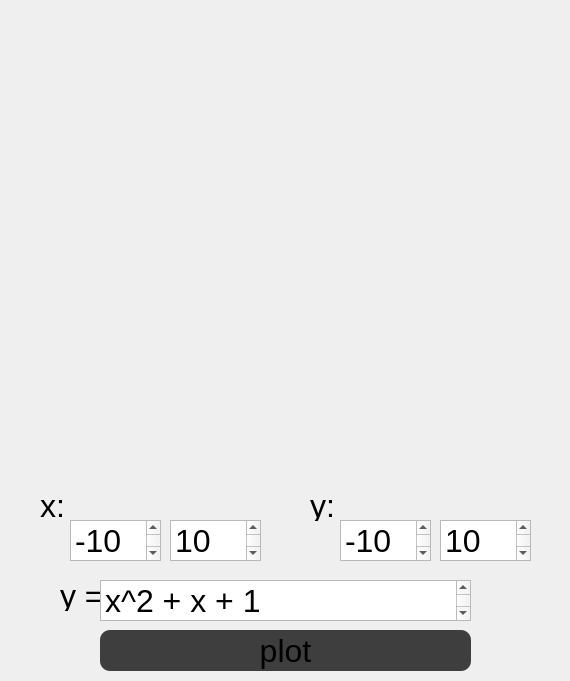
<?xml version="1.0" encoding="UTF-8"?>
<ui version="4.0">
 <class>plotwindow</class>
 <widget class="QWidget" name="plotwindow">
  <property name="geometry">
   <rect>
    <x>0</x>
    <y>0</y>
    <width>570</width>
    <height>681</height>
   </rect>
  </property>
  <property name="windowTitle">
   <string>Form</string>
  </property>
  <property name="styleSheet">
   <string notr="true">QMainWindow { background-color: rgb(42, 42, 42) }</string>
  </property>
  <widget class="QCustomPlot" name="graph" native="true">
   <property name="geometry">
    <rect>
     <x>40</x>
     <y>20</y>
     <width>491</width>
     <height>461</height>
    </rect>
   </property>
  </widget>
  <widget class="QPushButton" name="draw_graph">
   <property name="geometry">
    <rect>
     <x>100</x>
     <y>630</y>
     <width>371</width>
     <height>41</height>
    </rect>
   </property>
   <property name="font">
    <font>
     <pointsize>24</pointsize>
    </font>
   </property>
   <property name="styleSheet">
    <string notr="true">QPushButton {
	background-color: rgb(62, 62, 62); 
	border-radius: 10px 
}

QPushButton:pressed {
	background-color: rgb(109, 109, 109);
}</string>
   </property>
   <property name="text">
    <string>plot</string>
   </property>
  </widget>
  <widget class="QLabel" name="lable_x">
   <property name="geometry">
    <rect>
     <x>40</x>
     <y>490</y>
     <width>41</width>
     <height>31</height>
    </rect>
   </property>
   <property name="font">
    <font>
     <pointsize>24</pointsize>
    </font>
   </property>
   <property name="text">
    <string>x:</string>
   </property>
  </widget>
  <widget class="QTextEdit" name="x_from">
   <property name="geometry">
    <rect>
     <x>70</x>
     <y>520</y>
     <width>91</width>
     <height>41</height>
    </rect>
   </property>
   <property name="font">
    <font>
     <pointsize>24</pointsize>
    </font>
   </property>
   <property name="html">
    <string>&lt;!DOCTYPE HTML PUBLIC &quot;-//W3C//DTD HTML 4.0//EN&quot; &quot;http://www.w3.org/TR/REC-html40/strict.dtd&quot;&gt;
&lt;html&gt;&lt;head&gt;&lt;meta name=&quot;qrichtext&quot; content=&quot;1&quot; /&gt;&lt;meta charset=&quot;utf-8&quot; /&gt;&lt;style type=&quot;text/css&quot;&gt;
p, li { white-space: pre-wrap; }
&lt;/style&gt;&lt;/head&gt;&lt;body style=&quot; font-family:'.AppleSystemUIFont'; font-size:24pt; font-weight:400; font-style:normal;&quot;&gt;
&lt;p style=&quot; margin-top:0px; margin-bottom:0px; margin-left:0px; margin-right:0px; -qt-block-indent:0; text-indent:0px;&quot;&gt;-10&lt;/p&gt;&lt;/body&gt;&lt;/html&gt;</string>
   </property>
  </widget>
  <widget class="QLabel" name="lable_y">
   <property name="geometry">
    <rect>
     <x>310</x>
     <y>490</y>
     <width>51</width>
     <height>31</height>
    </rect>
   </property>
   <property name="font">
    <font>
     <pointsize>24</pointsize>
    </font>
   </property>
   <property name="text">
    <string>y:</string>
   </property>
  </widget>
  <widget class="QTextEdit" name="y_from">
   <property name="geometry">
    <rect>
     <x>340</x>
     <y>520</y>
     <width>91</width>
     <height>41</height>
    </rect>
   </property>
   <property name="font">
    <font>
     <pointsize>24</pointsize>
    </font>
   </property>
   <property name="html">
    <string>&lt;!DOCTYPE HTML PUBLIC &quot;-//W3C//DTD HTML 4.0//EN&quot; &quot;http://www.w3.org/TR/REC-html40/strict.dtd&quot;&gt;
&lt;html&gt;&lt;head&gt;&lt;meta name=&quot;qrichtext&quot; content=&quot;1&quot; /&gt;&lt;meta charset=&quot;utf-8&quot; /&gt;&lt;style type=&quot;text/css&quot;&gt;
p, li { white-space: pre-wrap; }
&lt;/style&gt;&lt;/head&gt;&lt;body style=&quot; font-family:'.AppleSystemUIFont'; font-size:24pt; font-weight:400; font-style:normal;&quot;&gt;
&lt;p style=&quot; margin-top:0px; margin-bottom:0px; margin-left:0px; margin-right:0px; -qt-block-indent:0; text-indent:0px;&quot;&gt;-10&lt;/p&gt;&lt;/body&gt;&lt;/html&gt;</string>
   </property>
  </widget>
  <widget class="QLabel" name="lable_y_x">
   <property name="geometry">
    <rect>
     <x>60</x>
     <y>580</y>
     <width>41</width>
     <height>31</height>
    </rect>
   </property>
   <property name="font">
    <font>
     <pointsize>24</pointsize>
    </font>
   </property>
   <property name="text">
    <string>y = </string>
   </property>
  </widget>
  <widget class="QTextEdit" name="equation">
   <property name="geometry">
    <rect>
     <x>100</x>
     <y>580</y>
     <width>371</width>
     <height>41</height>
    </rect>
   </property>
   <property name="font">
    <font>
     <pointsize>24</pointsize>
    </font>
   </property>
   <property name="html">
    <string>&lt;!DOCTYPE HTML PUBLIC &quot;-//W3C//DTD HTML 4.0//EN&quot; &quot;http://www.w3.org/TR/REC-html40/strict.dtd&quot;&gt;
&lt;html&gt;&lt;head&gt;&lt;meta name=&quot;qrichtext&quot; content=&quot;1&quot; /&gt;&lt;meta charset=&quot;utf-8&quot; /&gt;&lt;style type=&quot;text/css&quot;&gt;
p, li { white-space: pre-wrap; }
&lt;/style&gt;&lt;/head&gt;&lt;body style=&quot; font-family:'.AppleSystemUIFont'; font-size:24pt; font-weight:400; font-style:normal;&quot;&gt;
&lt;p style=&quot; margin-top:0px; margin-bottom:0px; margin-left:0px; margin-right:0px; -qt-block-indent:0; text-indent:0px;&quot;&gt;x^2 + x + 1&lt;/p&gt;&lt;/body&gt;&lt;/html&gt;</string>
   </property>
  </widget>
  <widget class="QTextEdit" name="x_to">
   <property name="geometry">
    <rect>
     <x>170</x>
     <y>520</y>
     <width>91</width>
     <height>41</height>
    </rect>
   </property>
   <property name="font">
    <font>
     <pointsize>24</pointsize>
    </font>
   </property>
   <property name="html">
    <string>&lt;!DOCTYPE HTML PUBLIC &quot;-//W3C//DTD HTML 4.0//EN&quot; &quot;http://www.w3.org/TR/REC-html40/strict.dtd&quot;&gt;
&lt;html&gt;&lt;head&gt;&lt;meta name=&quot;qrichtext&quot; content=&quot;1&quot; /&gt;&lt;meta charset=&quot;utf-8&quot; /&gt;&lt;style type=&quot;text/css&quot;&gt;
p, li { white-space: pre-wrap; }
&lt;/style&gt;&lt;/head&gt;&lt;body style=&quot; font-family:'.AppleSystemUIFont'; font-size:24pt; font-weight:400; font-style:normal;&quot;&gt;
&lt;p style=&quot; margin-top:0px; margin-bottom:0px; margin-left:0px; margin-right:0px; -qt-block-indent:0; text-indent:0px;&quot;&gt;10&lt;/p&gt;&lt;/body&gt;&lt;/html&gt;</string>
   </property>
  </widget>
  <widget class="QTextEdit" name="y_to">
   <property name="geometry">
    <rect>
     <x>440</x>
     <y>520</y>
     <width>91</width>
     <height>41</height>
    </rect>
   </property>
   <property name="font">
    <font>
     <pointsize>24</pointsize>
    </font>
   </property>
   <property name="html">
    <string>&lt;!DOCTYPE HTML PUBLIC &quot;-//W3C//DTD HTML 4.0//EN&quot; &quot;http://www.w3.org/TR/REC-html40/strict.dtd&quot;&gt;
&lt;html&gt;&lt;head&gt;&lt;meta name=&quot;qrichtext&quot; content=&quot;1&quot; /&gt;&lt;meta charset=&quot;utf-8&quot; /&gt;&lt;style type=&quot;text/css&quot;&gt;
p, li { white-space: pre-wrap; }
&lt;/style&gt;&lt;/head&gt;&lt;body style=&quot; font-family:'.AppleSystemUIFont'; font-size:24pt; font-weight:400; font-style:normal;&quot;&gt;
&lt;p style=&quot; margin-top:0px; margin-bottom:0px; margin-left:0px; margin-right:0px; -qt-block-indent:0; text-indent:0px;&quot;&gt;10&lt;/p&gt;&lt;/body&gt;&lt;/html&gt;</string>
   </property>
  </widget>
 </widget>
 <customwidgets>
  <customwidget>
   <class>QCustomPlot</class>
   <extends>QWidget</extends>
   <header>qcustomplot.h</header>
   <container>1</container>
  </customwidget>
 </customwidgets>
 <resources/>
 <connections/>
</ui>
